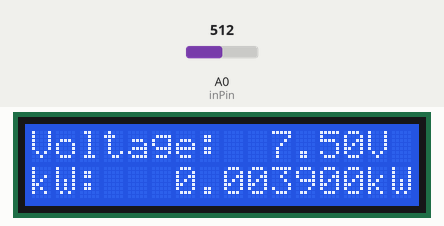
Simulated run of this sketch. Board: Arduino Uno, built with avr-gcc and run on an emulated ATmega328P. Shown: 16×2 character LCD. The test bench sets the inputs (shaded band); at power-on: A0 (inPin) = 512.

Above: at 1.2 s.
1.3 s: A0 (inPin) set to 716
At 2.4 s:
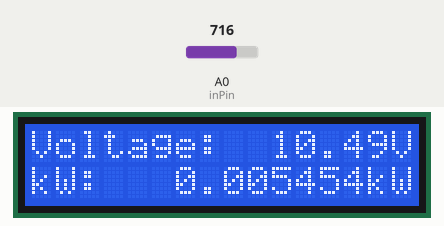
3.1 s: A0 (inPin) set to 696
At 4.4 s:
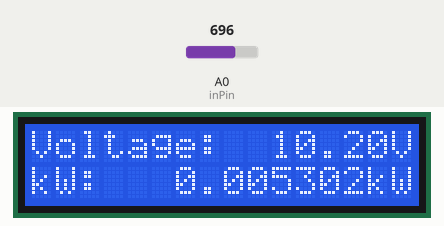
4.7 s: A0 (inPin) set to 671
At 5.1 s:
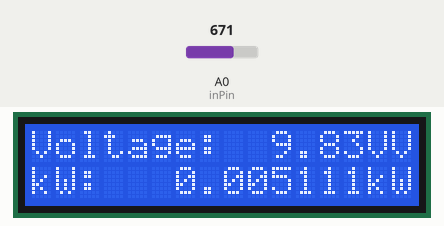
Timing chart, 0 to 7.7 s (numbered marks = the images above; inputs shaded):
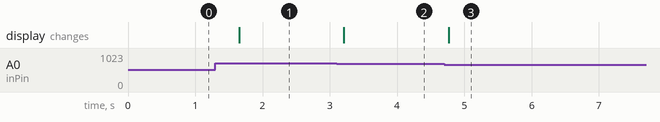

Measured:
- the behaviour switches between 683 and 682 on A0 (inPin) (found by bisection; images 2 and 3)
- after the input at 1.3 s, the display: changes after 0.35 s (image 1)
- after the input at 3.1 s, the display: changes after 0.11 s (image 2)
- after the input at 4.7 s, the display: changes after 0.07 s (image 3)

The sketch:

voltageMeter.ino
```cpp
#include <LiquidCrystal_I2C.h>
/**vcc LCD pin at 5V
  *Gnd LCD pin at 0V
  *SDA to SDA arduino board
  *SCL to SCL arduino board
*/

#include <Wire.h>
LiquidCrystal_I2C lcd(0x27,16,2);

const int inPin = 0; // analog pin      //Declare pin where we have connect input signal
void setup()
{
  lcd.begin(16,2);                      //LCD screen initialization

  lcd.backlight();
  lcd.print("V");
  lcd.setCursor(1,0);
  lcd.print("o");
  lcd.setCursor(2,0);
  lcd.print("l");
  lcd.setCursor(3,0);
  lcd.print("t");
  lcd.setCursor(4,0);
  lcd.print("a");
  lcd.setCursor(5,0);
  lcd.print("g");
  lcd.setCursor(6,0);
  lcd.print("e");
  lcd.setCursor(7,0);
  lcd.print(":");
  lcd.setCursor(0,1);
  lcd.print("k");
  lcd.setCursor(1,1);
  lcd.print("W");
  lcd.setCursor(2,1);
  lcd.print(":");
}

void loop()
{
  lcd.display();
  int value = analogRead(inPin);         //Read the signal at pin A0 and result put on variable value
  int count = 3;
  float volts = (value / 1024.0) * 5;    //Convert 1024 levels in Volts value
  float amper = 0.52;
  float kW = (volts * amper) / 1000;


  lcd.setCursor(10,0);                   //Put the cursor at second row and the first column
  lcd.print(count * volts);                      //Print volts value
  lcd.print("V");                       //print V symbol
  lcd.setCursor(6,1);                   //Put the cursor at second row and the first column
  lcd.print(count * kW, 6);
  lcd.print("k");
  lcd.print("W");
  delay(500);


}
```
